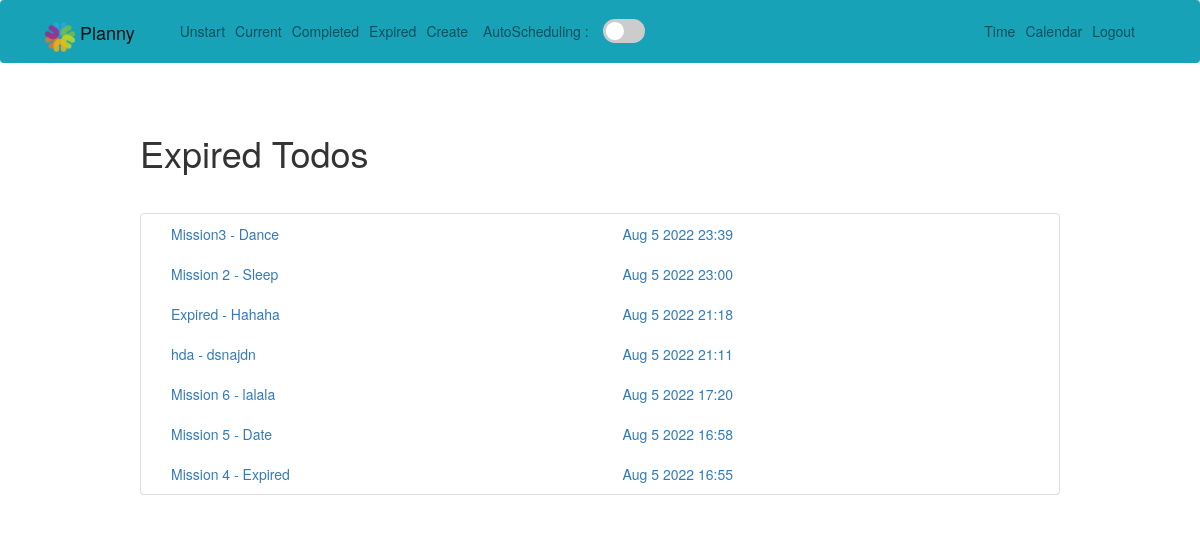
Page /expired/ (signed in) on the committed database.
### todo/models.py (models this page shows, shortened)
class Todo(models.Model):
    title = models.CharField(verbose_name="标题", max_length=100)
    memo = models.TextField(verbose_name="内容", blank=True)
    created = models.DateTimeField(auto_now_add=True)
    datecompleted = models.DateTimeField(null=True, blank=True)
    important = models.BooleanField(default=False)  # 不要用这个，没有用
    user = models.ForeignKey(User, on_delete=models.CASCADE)
    level = models.SmallIntegerField(verbose_name="任务重要性", choices=level_choices, default=0)
    expiration_date = models.DateTimeField(verbose_name="任务截止日期", null=True, blank=True)
    status = models.SmallIntegerField(verbose_name="任务状态", choices=status_choices, default=0)
    predict_hour = models.IntegerField(verbose_name="预计花费小时", default=0)
    predict_minute = models.IntegerField(verbose_name="预计花费分钟", default=0)
    isDaily = models.BooleanField(verbose_name="日常", default=False)
    fixedTime_start = models.TimeField(verbose_name="日常任务固定时间开始", null=True, blank=True)
    fixedTime_end = models.TimeField(verbose_name="日常任务固定时间结束", null=True, blank=True)
    tag = models.SmallIntegerField(verbose_name="标签", choices=tag_choices, default=0)
    overdue = models.BooleanField(default=False)
    assign_start = models.CharField(verbose_name="开始时间", max_length=10, default='00:00')
    assign_end = models.CharField(verbose_name="结束时间", max_length=10, default='00:00')

### todo/views.py (the view)
# urls.py: path('expired/', views.expiredtodos, name='expiredtodos'),
@login_required
def expiredtodos(request):
    todos = Todo.objects.filter(user=request.user, status=3).order_by(
        '-expiration_date')
    return render(request, 'todo/expiredtido.html', {'todos': todos})

### todo/templates/todo/expiredtido.html (shortened to what this page needs)
{% extends "todo/base.html" %}
{% load static %}
{% block css %}
    <link rel="stylesheet" href="{% static 'plugins/bootstrap_dist/css/bootstrap.css' %}">
{% endblock %}
{% block content %}
    <div class="row justify-content-center mt-5">
        <div class="col-md-10">
            <h1>Expired Todos</h1>
        </div>
    </div>
    <div class="row justify-content-center mt-5">
        <div class="col-md-10">
            <div class="list-group">
                {% for todo in todos %}
                    <div class="list-group-item list-group-item-action{% if todo.important %} list-group-item-danger{% endif %}">
                        <a href="{% url 'viewtodo' todo.id %}" class="col-lg-8">
                            {{ todo.title }}
                            {% if todo.memo %} - {{ todo.memo }}{% endif %}
                            <div style="float: right">
                                {{ todo.expiration_date|date:'M j Y H:i' }}
                            </div>
                        </a>
                    </div>
                {% endfor %}
            </div>
        </div>
    </div>
{% endblock %}

### rows in the picture
Todo: title "Mission3", memo "Dance", expiration_date "Aug 5 2022 23:39"
Todo: title "Mission 2", memo "Sleep", expiration_date "Aug 5 2022 23:00"
Todo: title "Expired", memo "Hahaha", expiration_date "Aug 5 2022 21:18"
Todo: title "hda", memo "dsnajdn", expiration_date "Aug 5 2022 21:11"
Todo: title "Mission 6", memo "lalala", expiration_date "Aug 5 2022 17:20"
Todo: title "Mission 5", memo "Date", expiration_date "Aug 5 2022 16:58"
Todo: title "Mission 4", memo "Expired", expiration_date "Aug 5 2022 16:55"
